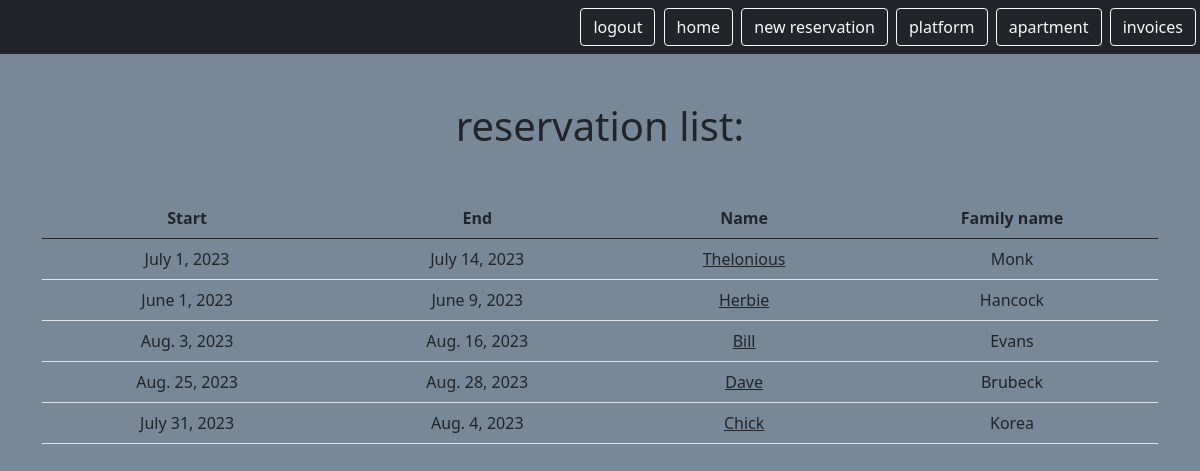
The app's page /mini/reservation (signed in) with its own data.
### reservation/models.py (models this page shows, shortened)
class Reservation(models.Model):
    PURPOSE_CHOICES = [
        ("holiday", "holiday"),
        ("business", "business"),
        ("no-show", "no-show"),
    ]
    id = models.AutoField(primary_key=True)
    start_date = models.DateField(blank=True, null=True)
    end_date = models.DateField(blank=True, null=True)
    name = models.CharField(max_length=255)
    lname = models.CharField(max_length=255, blank=True)
    company = models.CharField(max_length=255, blank=True, null=True)
    address = models.CharField(max_length=255, blank=True, null=True)
    email = models.EmailField(blank=True, null=True)
    nationality = models.CharField(max_length=255, blank=True, null=True)
    t_sum = models.DecimalField(max_digits=10, decimal_places=2, blank=True, null=True)
    commission = models.DecimalField(
        max_digits=10, decimal_places=2, blank=True, null=True
    )
    rech_num = models.CharField(max_length=255, blank=True, null=True)
    link = models.URLField(blank=True, null=True)
    purpose = models.CharField(
        max_length=255, choices=PURPOSE_CHOICES, blank=True, null=True
    )
    user = models.ForeignKey(CustomUser, on_delete=models.CASCADE, related_name="reservation")
    platform = models.ForeignKey(
        Platform, on_delete=models.CASCADE, related_name="reservation", blank=True
    )
    apartment = models.ForeignKey(
        Apartment, on_delete=models.CASCADE, related_name="reservation", blank=True
    )

### reservation/views.py (the view)
# urls.py: path('reservation', views.ResListView.as_view(), name = 'reservation.list'),
class ResListView(LoginRequiredMixin, ListView):
    model = Reservation
    template_name = "booking/res_list.html"
    context_object_name = "reservation"
    login_url = LOGIN_URL
    def get_queryset(self):
        return self.request.user.reservation.all()

### reservation/templates/booking/res_list.html (shortened to what this page needs)
{% extends "base.html" %}
{% block content %}
    <h1 class="my-5">reservation list:</h1>
        <table class="table">
        <thead>
            <tr>
                <th>Start</th>
                <th>End</th>
                <th>Name</th>
                <th>Family name</th>
              </tr>
            </thead>
            <tbody>
            {% for res in reservation %}
            <tr>
                <td>{{res.start_date}}</td>
                <td>{{res.end_date}}</td>
                <td><a href="{% url 'reservation.detail' pk=res.id %}" class="text-dark text-decoration-non">{{ res.name }}</a></td>
                <td>{{ res.lname }}</td>
              </tr>
            {% endfor %}
        </tbody>
    </table>
    </div>
{% endblock %}

### static/templates/base.html (style rules this page uses)
body { background: lightslategray; }

### records on screen
Reservation: start_date "July 1, 2023", end_date "July 14, 2023", name "Thelonious", lname "Monk"
Reservation: start_date "June 1, 2023", end_date "June 9, 2023", name "Herbie", lname "Hancock"
Reservation: start_date "Aug. 3, 2023", end_date "Aug. 16, 2023", name "Bill", lname "Evans"
Reservation: start_date "Aug. 25, 2023", end_date "Aug. 28, 2023", name "Dave", lname "Brubeck"
Reservation: start_date "July 31, 2023", end_date "Aug. 4, 2023", name "Chick", lname "Korea"
